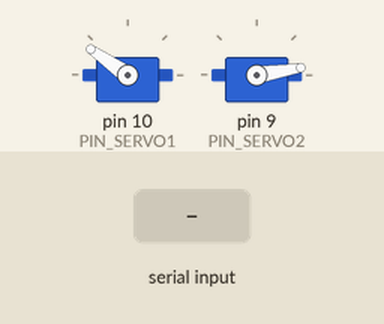
This sketch was run on a simulated Arduino Uno, built with avr-gcc and run on an emulated ATmega328P. Shown: 2 × servo. The test bench sets the inputs (shaded band).

Above: at 1.3 s.
1.4 s: "2" received over Serial
At 2.9 s:
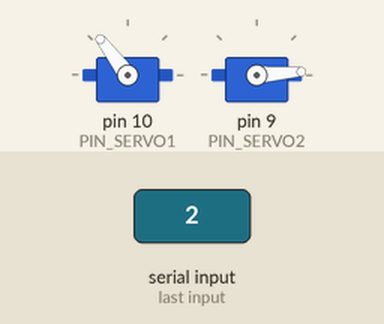
4.4 s: "4" received over Serial
At 6.4 s:
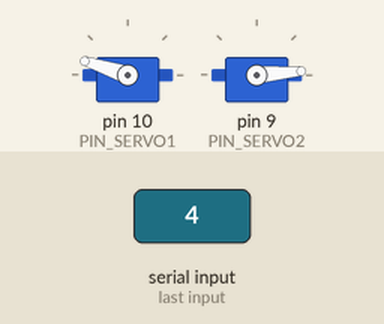
7.4 s: "1" received over Serial
At 8.9 s:
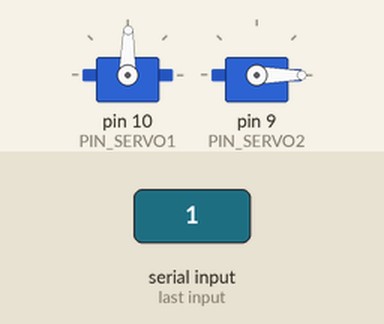
10.4 s: "0" received over Serial
At 11.5 s:
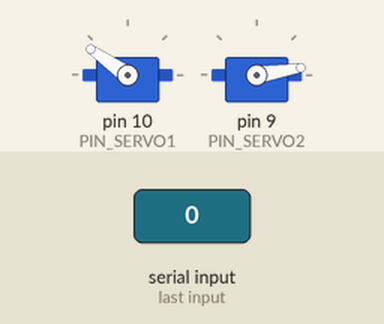
Timing chart, 0 to 12.9 s (numbered marks = the images above; inputs shaded):
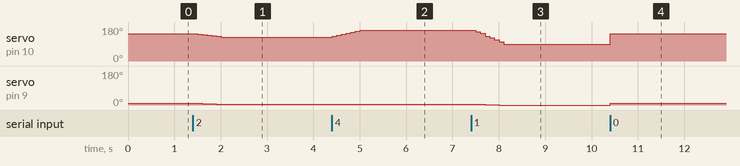

The sketch:

robodraw.ino
```cpp
/*
 * robodraw.ino - the mighty robotic drawing arm
 *
 * Hail to the robots! Draw all humans!
 */

#include <Servo.h>

/****  Constants  ****/
/* Initial position in Cartesian coordinates (mm) */
const int X_INIT =  0;
const int Y_INIT = 20;
/* Minimal available Y coordinate */
const int Y_MIN = 10;
/* Movement step (mm) */
const int STEP = 8;
/* Movement delay (ms) */
const unsigned long DELAY_MOVE = 100;
/* Arms length (mm) */
const unsigned L1 = 110;
const unsigned L2 = 100;
/* Serial port data rate (bps) */
const long SERIAL_SPEED = 9600;
/* Shield pins */
const unsigned PIN_SERVO1 = 10;
const unsigned PIN_SERVO2 =  9;
#ifdef USE_BEEP
const unsigned PIN_BEEP = 7;
/* Tone frequences (Hz) */
const unsigned int  BEEP_OK_FREQ   = 440;
const unsigned int  BEEP_FAIL_FREQ = 200;
/* Tone durations (ms) */
const unsigned long BEEP_OK_LEN    = 100;
const unsigned long BEEP_FAIL_LEN  = 100;
# define BEEP_OK beep_ok()
# define BEEP_FAIL beep_fail()
#else
# define BEEP_OK
# define BEEP_FAIL
#endif
/* For use in coordinates conversion */
const float Pi  = 3.14159265;  /* √-1 8 ∑ π */
const float DEG = 180. / Pi;   /* radians to degrees conversion */
/* Some optimization */
const float R_MAX = (float)(L1 + L2 - STEP);
const float L11   = (float)(L1 * L1);
const float L12   = (float)(L1 * L2) * 2.;
const float L22   = (float)(L2 * L2);

/****  Global variables  ****/
Servo Servo1, Servo2;  /* servos */
int X, Y;              /* current position */

/****  Initialization  ****/
void setup() {
  /* Begin COMmunication */
  Serial.begin(SERIAL_SPEED);

  /* Attach servos to pins */
  Servo1.attach(PIN_SERVO1);
  Servo2.attach(PIN_SERVO2);

  /* Move to initial position */
  move_to(X_INIT, Y_INIT);
}

/****  Main loop  ****/
void loop() {
  char cmd;

  if (Serial.available() > 0) {
    cmd = Serial.read();
    switch (cmd) {
      case '0': move_to(X_INIT, Y_INIT); break;  /* reset */

      case '2': line_v(-STEP); BEEP_OK; break;  /* North */
      case '4': line_h( STEP); BEEP_OK; break;  /* East  */
      case '6': line_v( STEP); BEEP_OK; break;  /* South */
      case '8': line_h(-STEP); BEEP_OK; break;  /* West  */

      case '1': line(-STEP, -STEP); BEEP_OK; break;  /* NW */
      case '3': line( STEP, -STEP); BEEP_OK; break;  /* NE */
      case '5': line( STEP,  STEP); BEEP_OK; break;  /* SE */
      case '7': line(-STEP,  STEP); BEEP_OK; break;  /* SW */
    }
  }
}

/****  Subroutines  ****/
#ifdef USE_BEEP
void beep_ok() {
  tone(PIN_BEEP, BEEP_OK_FREQ, BEEP_OK_LEN);
}

void beep_fail() {
  tone(PIN_BEEP, BEEP_FAIL_FREQ, BEEP_FAIL_LEN);
}
#endif

/*
 * Move the arm directly to the specified point.
 *
 * Arguments: x, y - Cartesian coordinates (absolute)
 */
void move_to(int x, int y) {
  float r, r2, c1, c2, c3, a1, a2;

  /* The arm can operate in the positive Y half-plane only */
  if (y < Y_MIN) y = Y_MIN;

  /* Calculate a position vector length */
  r2 = (float)y; r = (float)x;
  r2 = r * r + r2 * r2;  /* squared length */
  r  = sqrt(r2);         /* length */

  if (r > R_MAX) {
    /* The arm cannot reach the specified point */
    BEEP_FAIL;
  } else {
    /* Convert Cartesian coordinates to servos angles */
    c1 = (float)x / r;
    c2 = (L11 - L22 + r2) / (2. * (float)L1 * r);
    c3 = (L11 + L22 - r2) / L12;
    a1 = 180. - (acos(c1) - acos(c2)) * DEG;
    a2 = 180. - (Pi - acos(c3)) * DEG;

#ifdef DEBUG
    /* Output debug info to serial port */
    Serial.print(x);
    Serial.print("; ");
    Serial.print(y);
    Serial.print(" -> ");
    Serial.print(a1);
    Serial.print("; ");
    Serial.print(a2);
    Serial.println();
#endif

    /* Set servos angles */
    Servo1.write(a1);
    Servo2.write(a2);

    /* Save current position */
    X = x; Y = y;
  }

  /* Stay awhile (and listen) */
  delay(DELAY_MOVE);
}

/*
 * Move the arm relative to current position.
 *
 * Arguments: dx, dy - end point coordinates (relative)
 */
void move(int dx, int dy) {
  move_to(X + dx, Y + dy);
}

/*
 * Draw a horisontal line from current position.
 *
 * Arguments: x - end point X coordinate (relative)
 */
void line_h(int dx) {
  int s = dx > 0 ? 1 : -1;
  int x0 = X + s, x1 = X + dx;

  for (int i = x0; i != x1; i += s) {
    move_to(i, Y);
  }
}

/*
 * Draw a vertical line from current position.
 *
 * Arguments: y - end point Y coordinate (relative)
 */
void line_v(int dy) {
  int s = dy > 0 ? 1 : -1;
  int y0 = Y + s, y1 = Y + dy;

  for (int i = y0; i != y1; i += s) {
    move_to(X, i);
  }
}

/*
 * Draw a line from current position to the specified point
 * using Bresenheim algorithm.
 *
 * Arguments: x, y - end point coordinates (relative)
 */
void line(int x, int y) {
  int x1 = X + x, dx = abs(x), sx = x > 0 ? 1 : -1;
  int y1 = Y + y, dy = abs(y), sy = y > 0 ? 1 : -1;
  int e1 = (dx > dy ? dx : -dy) / 2, e2;
  x = X; y = Y;

  for (;;) {
    move_to(x, y);
    if (x == x1 && y == y1) break;
    e2 = e1;
    if (e2 > -dx) { e1 -= dy; x += sx; }
    if (e2 <  dy) { e1 += dx; y += sy; }
  }
}
```

Measured:
- after the input at 1.4 s, servo on pin 10 (PIN_SERVO1): moves from 145° to 127° over 0.60 s, starting at once; servo on pin 9 (PIN_SERVO2): moves from 9° to 4° over 0.60 s, starting at once
- after the input at 4.4 s, servo on pin 10 (PIN_SERVO1): moves from 127° to 162° over 0.60 s, starting at once; servo on pin 9 (PIN_SERVO2): 4° → 5° after 0.30 s
- after the input at 7.4 s, servo on pin 10 (PIN_SERVO1): moves from 162° to 89° over 0.71 s, starting after 0.10 s; servo on pin 9 (PIN_SERVO2): moves from 5° to 0° over 0.50 s, starting after 0.10 s
- after the input at 10.4 s, servo on pin 10 (PIN_SERVO1): 89° → 145° at once; servo on pin 9 (PIN_SERVO2): 0° → 9° at once
